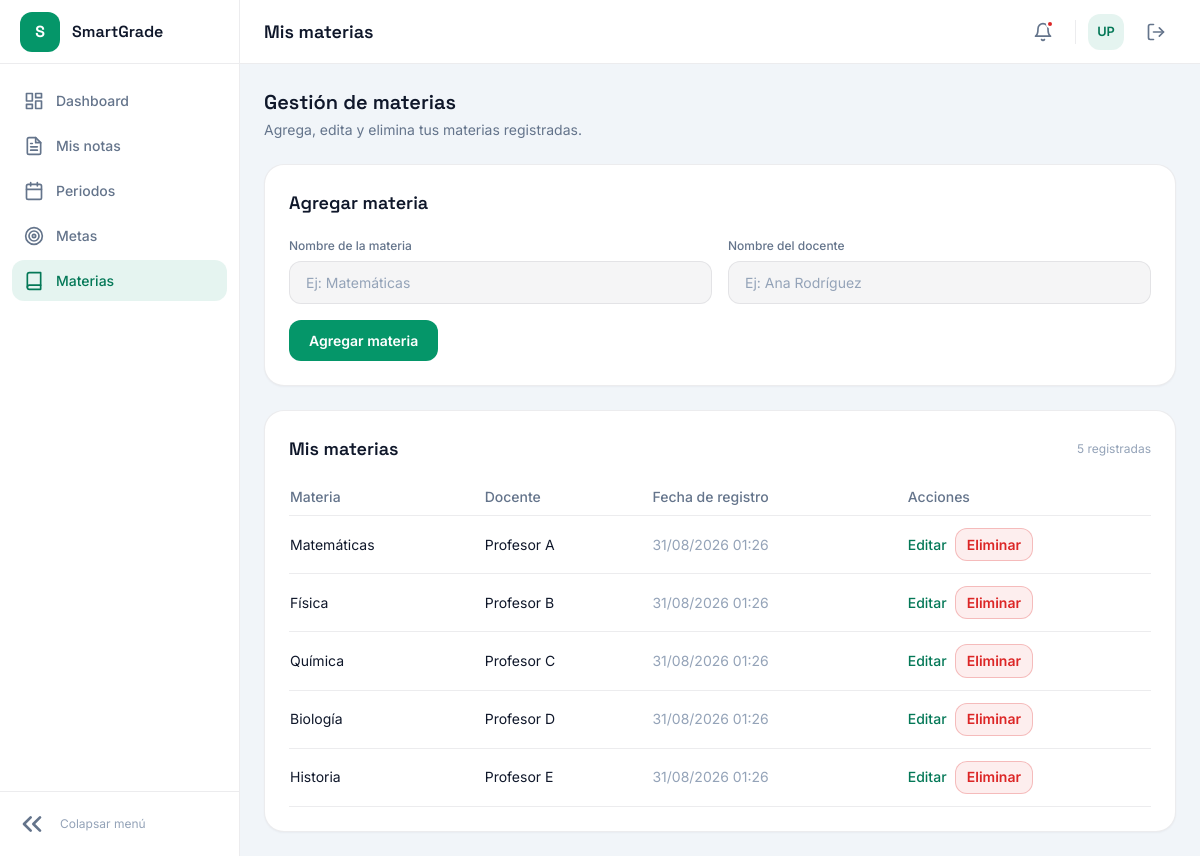
Page /views/subjets/index.php (signed in) on the committed database.
### tables this page shows
CREATE TABLE IF NOT EXISTS subjets (
    id INT AUTO_INCREMENT PRIMARY KEY,
    name VARCHAR(100) NOT NULL,
    user_id INT NOT NULL,
    teacher_name VARCHAR(100) NOT NULL,
    created_at TIMESTAMP DEFAULT CURRENT_TIMESTAMP,
    FOREIGN KEY (user_id) REFERENCES users (id) ON DELETE CASCADE
);

### logic/subjets/read.php (called while the page is built, shortened)
<?php
if (!function_exists('getUserSubjets')) {
    function getUserSubjets(PDO $pdo, int $user_id): array
    {
        $stmt = $pdo->prepare('SELECT id, name, teacher_name, created_at FROM subjets WHERE user_id = :user_id ORDER BY created_at DESC');
        $stmt->execute(['user_id' => $user_id]);
        return $stmt->fetchAll();
    }
}

### views/subjets/index.php (the view, shortened to what this page needs)
<?php
require_once __DIR__ . '/../../logic/db.php';
require_once __DIR__ . '/../../logic/subjets/read.php';
$user_id = (int) $_SESSION['user_id'];
$old = $_SESSION['subjets_old'] ?? ['name' => '', 'teacher_name' => ''];
$subjets = getUserSubjets($pdo, $user_id);
?>
<!DOCTYPE html>
<html lang="es">
<head>
    <?php include __DIR__ . '/../header.php'; ?>
</head>
<body>
    <div class="app-shell">
        <?php include __DIR__ . '/../partials/sidebar.php'; ?>
        <div class="main-content">
            <?php include __DIR__ . '/../partials/topbar.php'; ?>
            <main class="p-6 space-y-6">
                <div>
                    <h2 class="font-display text-xl font-semibold text-heading">Gestión de materias</h2>
                    <p class="text-muted text-sm mt-1">Agrega, edita y elimina tus materias registradas.</p>
                </div>
                <section class="card p-6">
                    <h3 class="font-display text-lg font-semibold text-heading mb-5">Agregar materia</h3>
                    <form action="../../logic/subjets/create.php" method="POST" class="grid md:grid-cols-2 gap-4" novalidate>
                        <div>
                            <label for="name" class="field-label">Nombre de la materia</label>
                            <input
                                type="text"
                                id="name"
                                name="name"
                                maxlength="100"
                                required
                                placeholder="Ej: Matemáticas"
                                value="<?= htmlspecialchars($old['name'], ENT_QUOTES, 'UTF-8') ?>"
                                class="input">
                        </div>
                        <div>
                            <label for="teacher_name" class="field-label">Nombre del docente</label>
                            <input
                                type="text"
                                id="teacher_name"
                                name="teacher_name"
                                maxlength="100"
                                required
                                placeholder="Ej: Ana Rodríguez"
                                value="<?= htmlspecialchars($old['teacher_name'], ENT_QUOTES, 'UTF-8') ?>"
                                class="input">
                        </div>
                        <div class="md:col-span-2">
                            <button type="submit" class="btn btn-primary" style="width: auto;">Agregar materia</button>
                        </div>
                    </form>
                </section>
                <section class="card p-6">
                    <div class="flex items-center justify-between gap-3 flex-wrap mb-4">
                        <h3 class="font-display text-lg font-semibold text-heading">Mis materias</h3>
                        <span class="text-xs text-dim"><?= count($subjets) ?> registradas</span>
                    </div>
                    <?php if (empty($subjets)): ?>
                        <p class="text-sm text-muted">Aún no tienes materias registradas.</p>
                    <?php else: ?>
                        <div class="overflow-x-auto">
                            <table class="w-full text-sm">
                                <thead>
                                    <tr class="text-left text-muted border-b" style="border-color: var(--color-border);">
                                        <th class="py-2 pr-4 font-medium">Materia</th>
                                        <th class="py-2 pr-4 font-medium">Docente</th>
                                        <th class="py-2 pr-4 font-medium">Fecha de registro</th>
                                        <th class="py-2 font-medium">Acciones</th>
                                    </tr>
                                </thead>
                                <tbody>
                                    <?php foreach ($subjets as $subjet): ?>
                                        <tr class="border-b" style="border-color: var(--color-border);">
                                            <td class="py-3 pr-4 text-heading"><?= htmlspecialchars($subjet['name'], ENT_QUOTES, 'UTF-8') ?></td>
                                            <td class="py-3 pr-4"><?= htmlspecialchars($subjet['teacher_name'], ENT_QUOTES, 'UTF-8') ?></td>
                                            <td class="py-3 pr-4 text-dim"><?= htmlspecialchars(date('d/m/Y H:i', strtotime($subjet['created_at'])), ENT_QUOTES, 'UTF-8') ?></td>
                                            <td class="py-3">
                                                <div class="flex items-center gap-2">
                                                    <a href="edit.php?id=<?= (int) $subjet['id'] ?>" class="text-sm link-accent">Editar</a>
                                                    <form action="../../logic/subjets/delete.php" method="POST" onsubmit="return confirm('¿Seguro que deseas eliminar esta materia?');">
                                                        <button type="submit" class="btn btn-danger-ghost" style="padding: 0.35rem 0.7rem;">Eliminar</button>
                                                    </form>
                                                </div>
                                            </td>
                                        </tr>
                                    <?php endforeach; ?>
                                </tbody>
                            </table>
                        </div>
                    <?php endif; ?>
                </section>
            </main>
        </div>
    </div>
</body>
</html>

### views/css/styles.css (style rules this page uses)
:root { --color-bg: #f1f5f9; --color-surface: #ffffff; --color-surface-alt: #f8fafc; --color-border: rgba(15, 23, 42, 0.08); --color-border-focus: var(--color-primary); --color-text: #0f172a; --color-text-muted: #64748b; --color-text-dim: #94a3b8; --color-text-inverse: #ffffff; --color-primary: #059669; --color-primary-hover: #047857; --color-primary-soft: rgba(5, 150, 105, 0.1); --color-danger: #dc2626; --color-danger-border: rgba(220, 38, 38, 0.25); --color-danger-bg: rgba(220, 38, 38, 0.08); --color-success: #059669; --color-success-border: rgba(5, 150, 105, 0.25); --color-success-bg: rgba(5, 150, 105, 0.08); --color-overlay-soft: rgba(15, 23, 42, 0.04); --color-overlay-medium: rgba(15, 23, 42, 0.06); --font-body: "Inter", sans-serif; --font-display: "Space Grotesk", sans-serif; --radius-sm: 0.375rem; --radius-md: 0.5rem; --radius-lg: 0.75rem; --radius-xl: 1rem; --radius-2xl: 1.25rem; --input-padding-y: 0.625rem; --input-padding-x: 1rem; --transition-fast: 150ms ease; }
body { font-family: var(--font-body); background-color: var(--color-bg); color: var(--color-text); }
.font-display { font-family: var(--font-display); }
.card { background-color: var(--color-surface); border: 1px solid var(--color-border); border-radius: var(--radius-2xl); }
.field-label { display: block; font-size: 0.75rem; font-weight: 500; color: var(--color-text-muted); margin-bottom: 0.375rem; }
.input { width: 100%; background-color: var(--color-overlay-soft); border: 1px solid var(--color-border); border-radius: var(--radius-lg); padding: var(--input-padding-y) var(--input-padding-x); font-size: 0.875rem; color: var(--color-text); transition: border-color var(--transition-fast), box-shadow var(--transition-fast); }
.input::placeholder { color: var(--color-text-dim); }
.btn { display: inline-flex; align-items: center; justify-content: center; font-weight: 600; font-size: 0.875rem; border-radius: var(--radius-lg); padding: var(--input-padding-y) 1.25rem; transition: background-color var(--transition-fast), transform var(--transition-fast); cursor: pointer; border: none; }
.btn-primary { background-color: var(--color-primary); color: var(--color-text-inverse); width: 100%; }
.btn-danger-ghost { background-color: var(--color-danger-bg); border: 1px solid var(--color-danger-border); color: var(--color-danger); }
.link-accent { color: var(--color-primary-hover); font-weight: 500; }
.text-muted { color: var(--color-text-muted); }
.text-dim { color: var(--color-text-dim); }
:root { --sidebar-width-expanded: 15rem; --sidebar-width-collapsed: 4.5rem; --topbar-height: 4rem; }
.app-shell { display: flex; min-height: 100vh; background-color: var(--color-bg); }
.main-content { flex: 1; display: flex; flex-direction: column; min-width: 0; }
.text-heading { color: var(--color-text); }
.card, .widget-card { box-shadow: 0 1px 2px rgba(15, 23, 42, 0.04); }

### rows in the picture
subjets: name "Matemáticas", teacher_name "Profesor A", created_at "31/08/2026 01:26"
subjets: name "Física", teacher_name "Profesor B", created_at "31/08/2026 01:26"
subjets: name "Química", teacher_name "Profesor C", created_at "31/08/2026 01:26"
subjets: name "Biología", teacher_name "Profesor D", created_at "31/08/2026 01:26"
subjets: name "Historia", teacher_name "Profesor E", created_at "31/08/2026 01:26"

### other values in the picture
$page_title "Mis materias"
$initials "UP"
count($subjets) "5"
